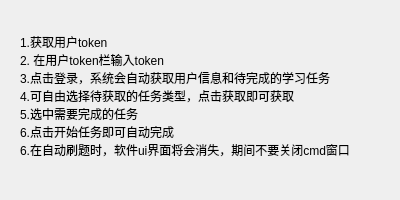
<?xml version="1.0" encoding="UTF-8"?>
<ui version="4.0">
 <class>Form</class>
 <widget class="QWidget" name="Form">
  <property name="geometry">
   <rect>
    <x>0</x>
    <y>0</y>
    <width>400</width>
    <height>200</height>
   </rect>
  </property>
  <property name="windowTitle">
   <string>使用教程</string>
  </property>
  <widget class="QLabel" name="label">
   <property name="geometry">
    <rect>
     <x>20</x>
     <y>10</y>
     <width>361</width>
     <height>171</height>
    </rect>
   </property>
   <property name="text">
    <string>1.获取用户token
2. 在用户token栏输入token
3.点击登录，系统会自动获取用户信息和待完成的学习任务
4.可自由选择待获取的任务类型，点击获取即可获取
5.选中需要完成的任务
6.点击开始任务即可自动完成
6.在自动刷题时，软件ui界面将会消失，期间不要关闭cmd窗口</string>
   </property>
  </widget>
 </widget>
 <resources/>
 <connections/>
</ui>
